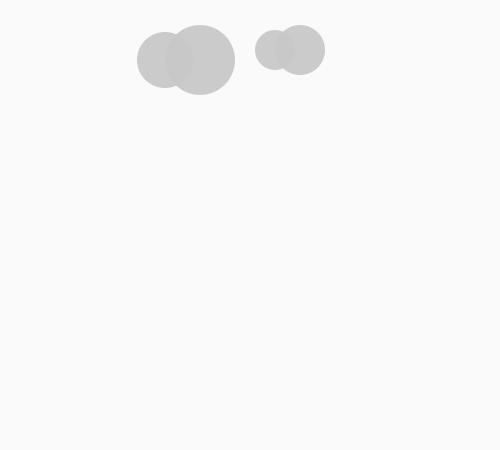
Frame 1 (no input)
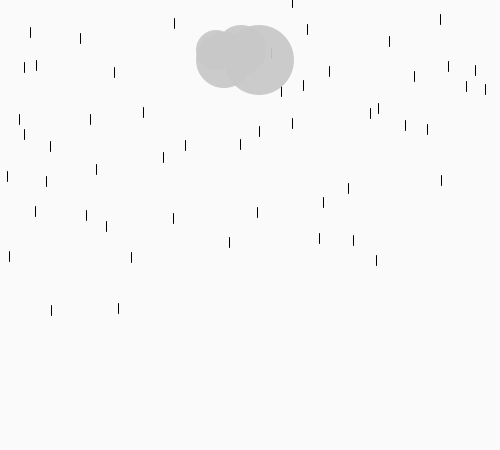
Frame 60 (the mouse pressed at the canvas centre just before this capture)
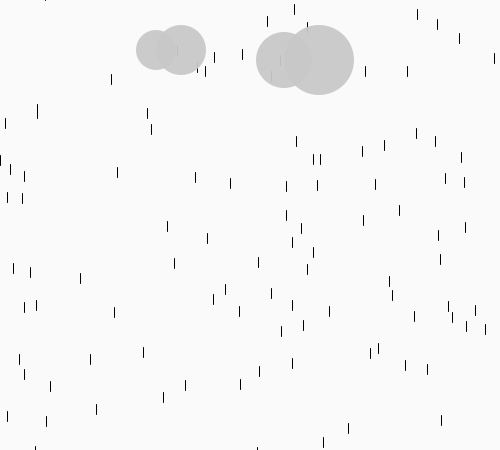
Frame 120 (the mouse held since frame 60 and released just before this capture)

The Processing sketch that drew these frames (run headless with seeded random() and noise(); from frame 60 on, the mouse is pressed at the canvas centre):

// Processing sketch: processing_50507
// ── processing_50507.pde

ArrayList allDrops;

Cloud cloudA = new Cloud(300, 50, 50, -1);
Cloud cloudB = new Cloud(200,60,70, 1);

void setup() {
  size(500, 450);
  smooth();
  frameRate(40);
  allDrops = new ArrayList();
}

void draw() {
  background(250);

  addDrop();

  // render all the raindrops
  for (int j=0; j<allDrops.size();j++) {
    Raindrop drop = (Raindrop) allDrops.get(j);
    drop.update();
  }
  
    cloudA.update();
    cloudB.update();
}



void addDrop() {

  int dropX=int(random(0, 500));
  int dropY=int(random(-100, 100));
  int dropSpeed=int(random(1, 2));
  Raindrop drop = new Raindrop(dropX, dropY, 10);
  allDrops.add(drop);
}


class Cloud {
  int x, y, r;
  float xSpeed;

  Cloud(int x_, int y_, int r_, float xSpeed_) {
    x=x_;
    y=y_;
    r=r_;
    xSpeed= xSpeed_;
  }
  
  void update(){
   display();
  drift(); 
  }

  void display() {
    noStroke();
    fill(200,200,200,240);
    ellipse(x, y, r, r);  
    ellipse(x-(r/2), y, r*.8, r*.8);
  }
  
  void drift(){
   x+=xSpeed; 
   if (x>width || x < 0) xSpeed=xSpeed*-1;
  }
  
}
class Raindrop {
  int x, y, len;
float ySpeed = 4.5;

  Raindrop(int x_, int y_, int len_) {
    x=x_;
    y=y_;
    len = len_;
  }

void update(){
 display();
fall(); 
  
}

  void display() {
    stroke(0);
    line(x, y, x, y+len);
  }
  
  void fall(){
   y+=ySpeed; 
  }
  
}

                
